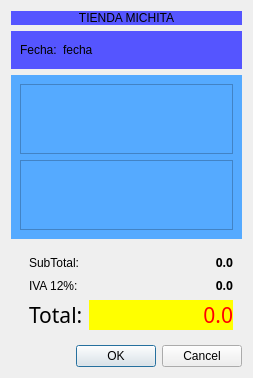
<?xml version="1.0" encoding="UTF-8"?>
<ui version="4.0">
 <class>Finalizar</class>
 <widget class="QDialog" name="Finalizar">
  <property name="geometry">
   <rect>
    <x>0</x>
    <y>0</y>
    <width>253</width>
    <height>362</height>
   </rect>
  </property>
  <property name="windowTitle">
   <string>RESUMEN DE LA COMPRA</string>
  </property>
  <property name="windowIcon">
   <iconset>
    <normaloff>:/Principal</normaloff>:/Principal</iconset>
  </property>
  <layout class="QVBoxLayout" name="verticalLayout_2">
   <item>
    <widget class="QLabel" name="label_7">
     <property name="styleSheet">
      <string notr="true">background-color: rgb(85, 85, 255);</string>
     </property>
     <property name="text">
      <string>TIENDA MICHITA</string>
     </property>
     <property name="alignment">
      <set>Qt::AlignCenter</set>
     </property>
    </widget>
   </item>
   <item>
    <widget class="QWidget" name="widget_2" native="true">
     <property name="styleSheet">
      <string notr="true">background-color: rgb(85, 85, 255);</string>
     </property>
     <layout class="QHBoxLayout" name="horizontalLayout">
      <item>
       <widget class="QLabel" name="label">
        <property name="text">
         <string>Fecha:</string>
        </property>
       </widget>
      </item>
      <item>
       <widget class="QLabel" name="outFecha">
        <property name="text">
         <string>fecha</string>
        </property>
       </widget>
      </item>
      <item>
       <spacer name="horizontalSpacer">
        <property name="orientation">
         <enum>Qt::Horizontal</enum>
        </property>
        <property name="sizeHint" stdset="0">
         <size>
          <width>40</width>
          <height>20</height>
         </size>
        </property>
       </spacer>
      </item>
     </layout>
    </widget>
   </item>
   <item>
    <widget class="QWidget" name="widget" native="true">
     <property name="styleSheet">
      <string notr="true">background-color: rgb(85, 170, 255);</string>
     </property>
     <layout class="QVBoxLayout" name="verticalLayout">
      <item>
       <widget class="QPlainTextEdit" name="outResultado">
        <property name="font">
         <font>
          <family>MS Gothic</family>
          <pointsize>9</pointsize>
          <kerning>false</kerning>
         </font>
        </property>
        <property name="readOnly">
         <bool>true</bool>
        </property>
       </widget>
      </item>
      <item>
       <widget class="QPlainTextEdit" name="outResultado2">
        <property name="font">
         <font>
          <family>MS Gothic</family>
          <pointsize>9</pointsize>
          <kerning>false</kerning>
         </font>
        </property>
        <property name="readOnly">
         <bool>true</bool>
        </property>
       </widget>
      </item>
     </layout>
    </widget>
   </item>
   <item>
    <widget class="QWidget" name="widget_3" native="true">
     <layout class="QHBoxLayout" name="horizontalLayout_2">
      <property name="leftMargin">
       <number>9</number>
      </property>
      <property name="topMargin">
       <number>0</number>
      </property>
      <property name="rightMargin">
       <number>9</number>
      </property>
      <property name="bottomMargin">
       <number>0</number>
      </property>
      <item>
       <widget class="QWidget" name="widget_4" native="true">
        <property name="styleSheet">
         <string notr="true">color: rgb(0, 0, 0);</string>
        </property>
        <layout class="QFormLayout" name="formLayout_2">
         <property name="rightMargin">
          <number>0</number>
         </property>
         <item row="0" column="0">
          <widget class="QLabel" name="label_10">
           <property name="text">
            <string>SubTotal:</string>
           </property>
          </widget>
         </item>
         <item row="0" column="1">
          <widget class="QLabel" name="outSubtotal">
           <property name="minimumSize">
            <size>
             <width>100</width>
             <height>0</height>
            </size>
           </property>
           <property name="font">
            <font>
             <family>Verdana Pro Cond Semibold</family>
             <pointsize>9</pointsize>
             <weight>75</weight>
             <bold>true</bold>
            </font>
           </property>
           <property name="text">
            <string>0.0</string>
           </property>
           <property name="alignment">
            <set>Qt::AlignRight|Qt::AlignTrailing|Qt::AlignVCenter</set>
           </property>
          </widget>
         </item>
         <item row="1" column="0">
          <widget class="QLabel" name="label_11">
           <property name="text">
            <string>IVA 12%:</string>
           </property>
          </widget>
         </item>
         <item row="1" column="1">
          <widget class="QLabel" name="outIva">
           <property name="minimumSize">
            <size>
             <width>100</width>
             <height>0</height>
            </size>
           </property>
           <property name="font">
            <font>
             <family>Verdana Pro Cond Semibold</family>
             <pointsize>9</pointsize>
             <weight>75</weight>
             <bold>true</bold>
            </font>
           </property>
           <property name="text">
            <string>0.0</string>
           </property>
           <property name="alignment">
            <set>Qt::AlignRight|Qt::AlignTrailing|Qt::AlignVCenter</set>
           </property>
          </widget>
         </item>
         <item row="2" column="0">
          <widget class="QLabel" name="label_12">
           <property name="font">
            <font>
             <family>Ubuntu Mono</family>
             <pointsize>16</pointsize>
             <weight>50</weight>
             <bold>false</bold>
            </font>
           </property>
           <property name="text">
            <string>Total:</string>
           </property>
          </widget>
         </item>
         <item row="2" column="1">
          <widget class="QLabel" name="outTotal">
           <property name="minimumSize">
            <size>
             <width>100</width>
             <height>0</height>
            </size>
           </property>
           <property name="font">
            <font>
             <family>Arial Rounded MT Bold</family>
             <pointsize>16</pointsize>
            </font>
           </property>
           <property name="styleSheet">
            <string notr="true">background-color: rgb(255, 255, 0);
color: rgb(255, 0, 0);</string>
           </property>
           <property name="text">
            <string>0.0</string>
           </property>
           <property name="alignment">
            <set>Qt::AlignRight|Qt::AlignTrailing|Qt::AlignVCenter</set>
           </property>
          </widget>
         </item>
        </layout>
       </widget>
      </item>
     </layout>
    </widget>
   </item>
   <item>
    <widget class="QDialogButtonBox" name="OK">
     <property name="orientation">
      <enum>Qt::Horizontal</enum>
     </property>
     <property name="standardButtons">
      <set>QDialogButtonBox::Cancel|QDialogButtonBox::Ok</set>
     </property>
    </widget>
   </item>
  </layout>
 </widget>
 <resources/>
 <connections>
  <connection>
   <sender>OK</sender>
   <signal>accepted()</signal>
   <receiver>Finalizar</receiver>
   <slot>accept()</slot>
   <hints>
    <hint type="sourcelabel">
     <x>248</x>
     <y>254</y>
    </hint>
    <hint type="destinationlabel">
     <x>157</x>
     <y>274</y>
    </hint>
   </hints>
  </connection>
  <connection>
   <sender>OK</sender>
   <signal>rejected()</signal>
   <receiver>Finalizar</receiver>
   <slot>reject()</slot>
   <hints>
    <hint type="sourcelabel">
     <x>316</x>
     <y>260</y>
    </hint>
    <hint type="destinationlabel">
     <x>286</x>
     <y>274</y>
    </hint>
   </hints>
  </connection>
 </connections>
</ui>
